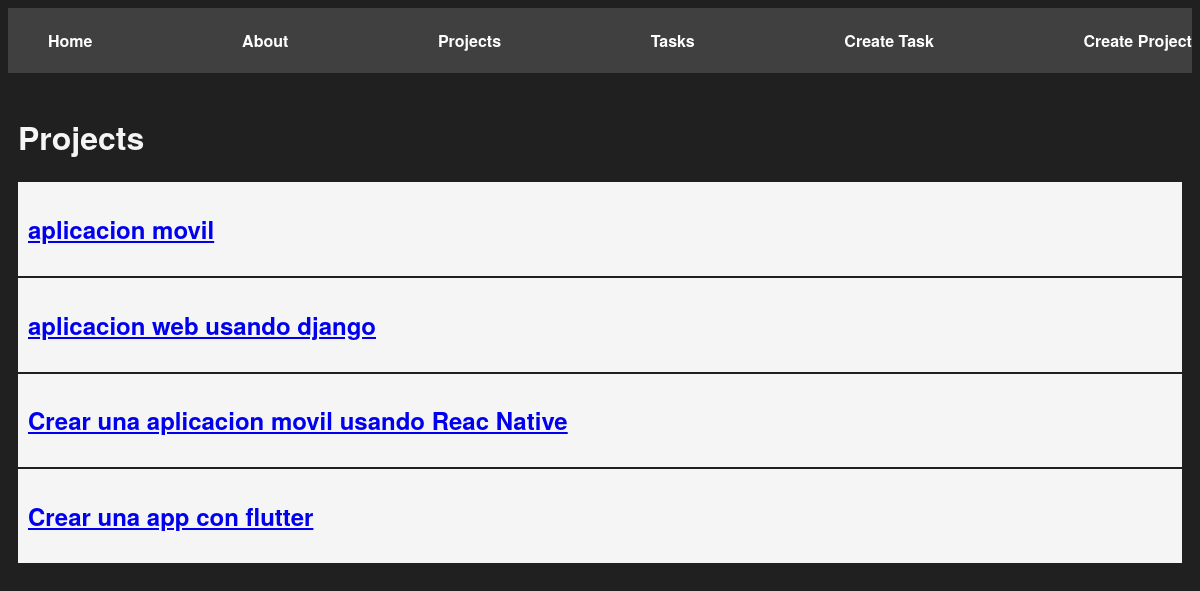
The app's page /projects/, older data.
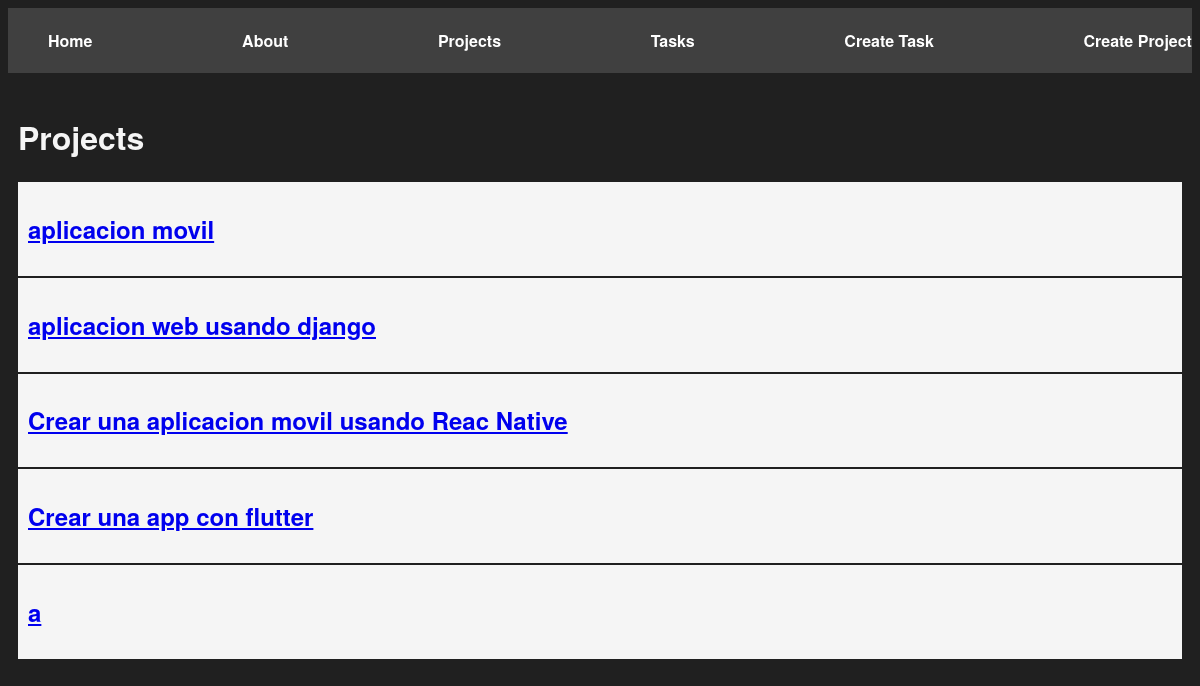
The same page, newer data.
### myapp/models.py (models this page shows, shortened)
class Project(models.Model):
    name = models.CharField(max_length=200)

### myapp/views.py (the view)
# urls.py: path('projects/', views.projects, name='projects'),
def projects(request):
    projects = Project.objects.all()
    return render(request, "projects/projects.html", {
        "projects": projects
    })

### myapp/templates/projects/projects.html
{% extends 'layouts/base.html' %}
{% block content %}
<h1>Projects</h1>
{% for project in projects %}
<article class="card">
    <a href="{% url 'project_detail' project.id %}">
        <h2>{{project.name}}</h2>
    </a>
</article>
{% endfor %}
{% endblock %}

Row changes from the older to the newer data that the page shows:
added Project: name "a"
